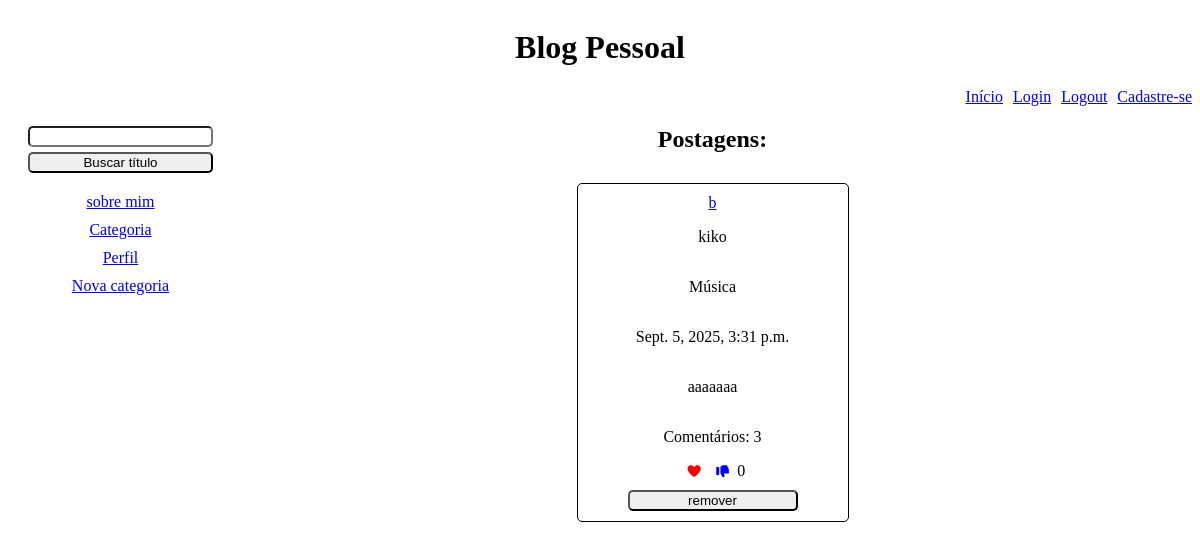
Page /categoria/9 on the committed database.
### blog/models.py (models this page shows, shortened)
class Post(models.Model):
    titulo = models.CharField(max_length=64)
    categoria = models.ForeignKey(
        Categoria, on_delete=models.CASCADE, related_name="postsCategoria")
    conteudo = models.CharField(max_length=1000)
    usuario = models.ForeignKey(
        User, on_delete=models.CASCADE, related_name="postsUsuario")
    dataPostagem = models.DateTimeField()
    likes = models.ManyToManyField(User, blank=True, related_name="likesUsuario", null=True)

class Categoria(models.Model):
    nome = models.CharField(max_length=64)
    usuario = models.ForeignKey(
        User, on_delete=models.CASCADE, related_name="categoriasUsuario")
    def __str__(self):
        return f"{self.nome}"

### blog/views.py (the view)
# urls.py: path('categoria/<int:id>', views.postCategoria, name="postCategoria"),
def postCategoria(request, id):
    categoria = Categoria.objects.get(pk=id)
    postagens = Post.objects.filter(categoria=categoria)
    return render(request, 'blog/postagensPorCategoria.html', {
        "postagens": postagens,
    })

### blog/templates/blog/postagensPorCategoria.html (shortened to what this page needs)
{% extends 'blog/layout.html' %}
{% block body %}
<div>
    <div class="p2">
        <h2>Postagens:</h2>
    </div>
    <div class="p3">
        {% for p in postagens %}
        <div class="p4">
            <a href="{% url 'postagemView' p.id %}">{{p.titulo}}</a>
            <p>{{p.usuario}}</p>
            <p>{{p.categoria}}</p>
            <p>{{p.dataPostagem}}</p>
            <p>{{p.conteudo}}</p>
            <p>Comentários: {{ p.p.count }}</p>
            <div class="btnPostagensPai">
                <form action="{% url 'likesCategoria' p.id %}" method="post">
                    <button type="submit" style="border:none; background-color: white;"><i class="fas fa-heart"
                            style="color:red;"></i></button>
                </form>
                <form action="{% url 'deslikeCategoria' p.id %}" method="post">
                    <button type="submit" style="background-color: white; border:none"><i class="fas fa-thumbs-down"
                            style="color:blue"></i></button>
                </form>
                {{p.likes.count}}
            </div>
                <form action="{% url 'remover1' p.id %}">
                    <button type="submit" class="btnRemover" id="bp2">remover</button>
                </form>
            </div>
            {% endfor %}
        </div>
    </div>
</div>
{% endblock %}

### blog/static/blog/estilo.css (style rules this page uses)
.btnPostagensPai { display: flex; flex-direction: row; }
input, button, textarea, select { border-radius: 5px; }
.editPai, .p2, .p5 { display: flex; justify-content: center; }
.p4 { display: flex; flex-direction: column; text-align: center; margin: 10px; padding: 10px; border: 1px solid black; border-radius: 5px; width: 250px; }
.p3 { display: flex; justify-content: center; flex-direction: row; flex-wrap: wrap; }
#bp1, #bp2 { width: 170px; }
.btnPostagensPai { display: flex; justify-content: center; }
#btnLogin, #btnRegister, #btnAtualizar, .btnRemover, .apform#btnAtualizar, #btnConfRem1, #btnConfRem2 { width: 170px; }
@media (min-width:768px) { #btnLogin, #btnRegister, #btnAtualizar, .btnRemover { margin-top: 10px; width: 170px; } }

### rows in the picture
Post: titulo "b", usuario "kiko", categoria "Música", dataPostagem "Sept. 5, 2025, 3:31 p.m.", conteudo "aaaaaaa", p.count "3", likes.count "0"
